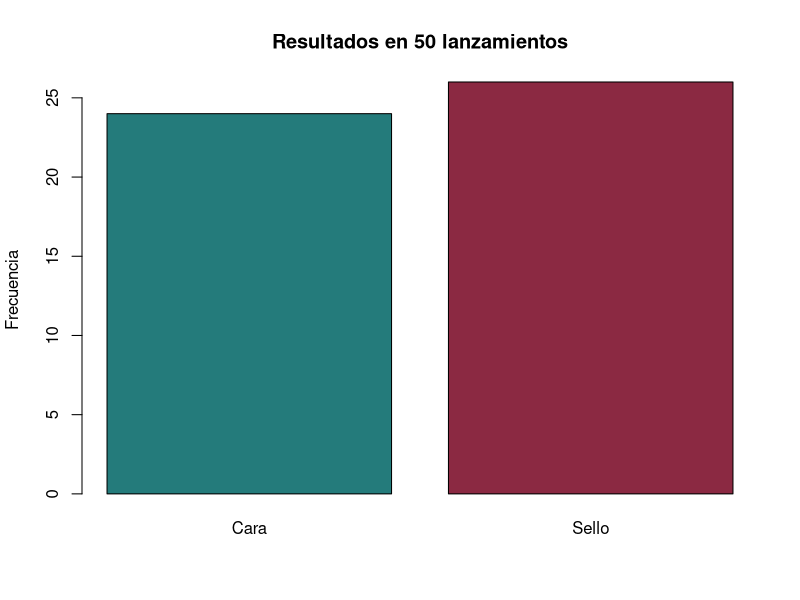
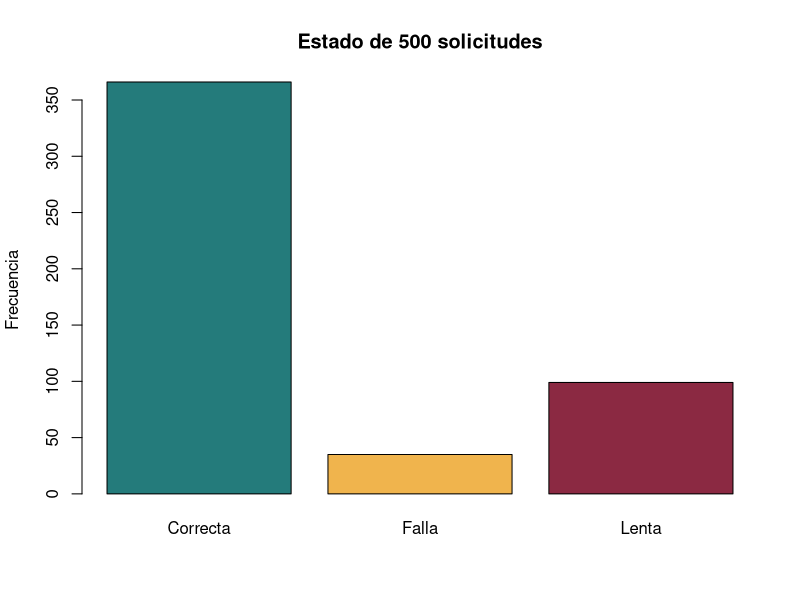

Recreate these plots in R, in order.
# Laboratorio 1 - Pia Fuentes Mellado
# Fecha: 05-08-2026
curso <- "Probabilidad y Estadistica Computacional"
semana <- 2
curso
semana

set.seed(2026)
moneda_50 <- sample(
  c("Cara", "Sello"),
  size = 50,
  replace = TRUE
)

frecuencias_50 <- table(moneda_50)
proporciones_50 <- prop.table(frecuencias_50)

frecuencias_50
proporciones_50

barplot(frecuencias_50,
        col = c("#247B7B", "#8B2942"),
        main = "Resultados en 50 lanzamientos",
        ylab = "Frecuencia")


set.seed(2026)
moneda_1000 <- sample(c("Cara", "Sello"), size = 1000, replace = TRUE)
frecuencias_1000 <- table(moneda_1000)
proporciones_1000 <- prop.table(frecuencias_1000)
frecuencias_1000
proporciones_1000

set.seed(310)
dado <- sample(1:6, size = 120, replace = TRUE)
frecuencias_dado <- table(dado)
prop.table(frecuencias_dado)
evento_A <- dado %in% c(2, 4, 6)
evento_B <- dado > 4
fr_A <- mean(evento_A)
fr_B <- mean(evento_B)
fr_union <- mean(evento_A | evento_B)
fr_interseccion <- mean(evento_A & evento_B)
fr_A
fr_B
fr_union
fr_interseccion


set.seed(811)
estado <- sample(
  c("Correcta", "Lenta", "Falla"),
  size = 500,
  replace = TRUE,
  prob = c(0.75, 0.20, 0.05)
)
tabla_estado <- table(estado)
prop_estado <- prop.table(tabla_estado)
tabla_estado
round(prop_estado, 3)
barplot(tabla_estado,
        col = c("#247B7B", "#F0B44D", "#8B2942"),
        main = "Estado de 500 solicitudes",
        ylab = "Frecuencia")
